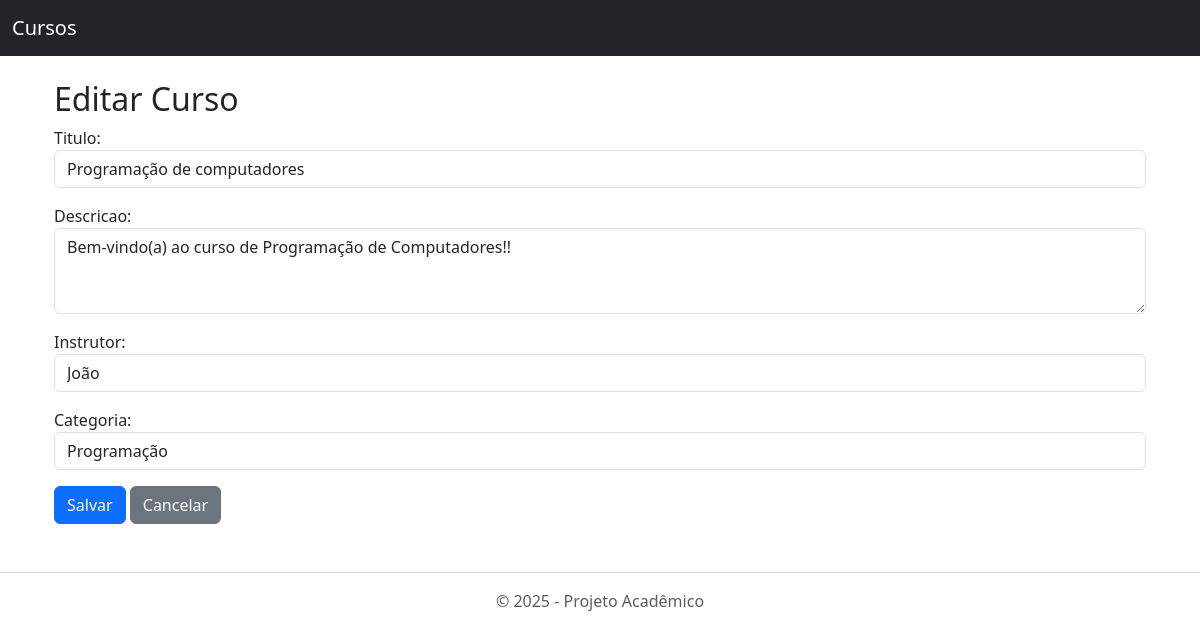
The app's page /fbv/cursos/15/editar/ with its own data.
### meu_app/models.py (models this page shows, shortened)
class Curso(models.Model):
    titulo = models.CharField(max_length=200)
    descricao = models.TextField()
    instrutor = models.ForeignKey(Instrutor, on_delete=models.CASCADE)
    categoria = models.ForeignKey(Categoria, on_delete=models.SET_NULL, null=True)
    criado_em = models.DateTimeField(auto_now_add=True)

### meu_app/views.py (the view)
# urls.py: path('fbv/cursos/<int:pk>/editar/', views.editar_curso, name='curso_editar_fbv'),
def editar_curso(request, pk):
    curso = get_object_or_404(Curso, pk=pk)
    if request.method == 'POST':
        form = CursoForm(request.POST, instance=curso)
        if form.is_valid():
            form.save()
            return redirect('listar_cursos')
    else:
        form = CursoForm(instance=curso)
    return render(request, 'meu_app/curso_form.html', {'form': form})

### meu_app/forms.py
class CursoForm(forms.ModelForm):
    class Meta:
        model = Curso
        fields = ['titulo', 'descricao', 'instrutor', 'categoria']
        widgets = {
            'titulo': forms.TextInput(attrs={'class': 'form-control'}),
            'descricao': forms.Textarea(attrs={'class': 'form-control', 'rows': 3}),
            'instrutor': forms.Select(attrs={'class': 'form-control'}),
            'categoria': forms.Select(attrs={'class': 'form-control'}),
        }

### meu_app/models.py (called while the page is built)
    def __str__(self):
        return self.nome

    def __str__(self):
        return self.nome

### meu_app/templates/meu_app/curso_form.html (shortened to what this page needs)
{% extends 'meu_app/base.html' %}
{% load static %}
{% block content %}
  <div class="container mt-4">
    <h2>{% if form.instance.pk %}Editar Curso{% else %}Criar Curso{% endif %}</h2>
    <form method="post">
      {{ form.as_p }}
      <button type="submit" class="btn btn-primary">Salvar</button>
      <a href="{% url 'listar_cursos' %}" class="btn btn-secondary">Cancelar</a>
    </form>
  </div>
{% endblock %}

### records on screen
Curso: titulo "Programação de computadores", descricao "Bem-vindo(a) ao curso de Programação de Computadores!!", instrutor "João", categoria "Programação"
